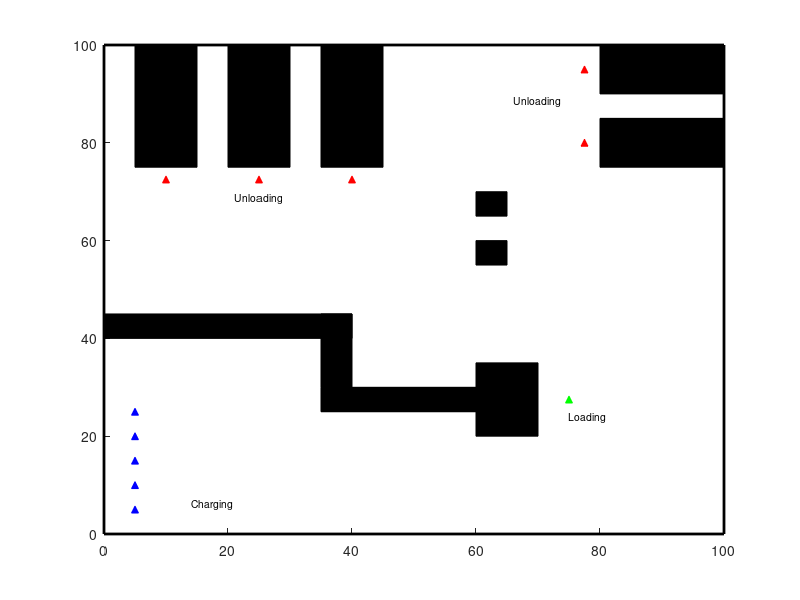

Here is the MATLAB script that generated this plot: (Note: this script raises an error after producing the figure.)
% Define the figure
figure;
hold on;
%% 

%%%%% ROOM 1 LAYOUT %%%%%

% Define the outer boundary for Room 1 (100x100 meters)
plot([0 100 100 0 0], [0 0 100 100 0], 'k', 'LineWidth', 2);

% Define the walls (black areas) as filled polygons
% Draw obstacles (partitions and blocks)

% Conveyor for arriving packages
fill([35 35 40 40], [30 45 45 30], 'k'); % Vertical conveyor

fill([35 35 60 60], [25 30 30 25], 'k'); % Horizontal conveyor 1

fill([0 0 40 40], [40 45 45 40], 'k'); % Horizontal conveyor 2

% Block 1
fill([60 60 70 70], [20 35 35 20], 'k'); % Small block near loading station

% Rack 1
fill([5 5 15 15], [75 100 100 75], 'k'); % Unloading rack 1

% Rack 2
fill([20 20 30 30], [75 100 100 75], 'k'); % Unloading rack 2

% Rack 3
fill([35 35 45 45], [75 100 100 75], 'k'); % Unloading rack 3

% Rack 4
fill([80 80 100 100], [90 100 100 90], 'k'); % Unloading rack 4

% Rack 5
fill([80 80 100 100], [75 85 85 75], 'k'); % Unloading rack 5

% Obstacle 1
fill([60 60 65 65], [65 70 70 65], 'k'); % Obstacle 1

% Obstacle 2
fill([60 60 65 65], [55 60 60 55], 'k'); % Obstacle 2

% Define the charging and loading/unloading areas
charging_x = [5, 5, 5, 5, 5];
charging_y = [5, 10, 15, 20, 25];

loading_x = 75;
loading_y = 27.5;

unloading_x = [10, 25, 40, 77.5, 77.5];
unloading_y = [72.5, 72.5, 72.5, 80, 95];

% Plot the charging stations
plot(charging_x, charging_y, 'b^', 'MarkerSize', 5, 'MarkerFaceColor', 'b');
text(17.5, 5, 'Charging', 'HorizontalAlignment', 'center', 'VerticalAlignment', 'bottom', 'FontSize', 7.5);

% Plot the loading stations
plot(loading_x, loading_y, 'g^', 'MarkerSize', 5, 'MarkerFaceColor', 'g');
text(75, 25, 'Loading', 'HorizontalAlignment', 'left', 'VerticalAlignment', 'top', 'FontSize', 7.5);

% Plot the unloading stations
plot(unloading_x, unloading_y, 'r^', 'MarkerSize', 5, 'MarkerFaceColor', 'r');
text(25, 67.5, 'Unloading', 'HorizontalAlignment', 'center', 'VerticalAlignment', 'bottom', 'FontSize', 7.5);
text(70, 87.5, 'Unloading', 'HorizontalAlignment', 'center', 'VerticalAlignment', 'bottom', 'FontSize', 7.5);

% Import the robot model three times
robots = cell(1, 3);
for i = 1:3
    robots{i} = importrobot('robomaster.urdf');
end

% Define the specific positions for the robots in Room 1
robot_positions = [20, 10; 20, 15; 20, 20]; % Each row corresponds to a robot's (x, y) position

% Plot the robots' positions
for i = 1:3
    robot_x = robot_positions(i, 1);
    robot_y = robot_positions(i, 2);
    plot(robot_x, robot_y, 'mo', 'MarkerSize', 10, 'MarkerFaceColor', 'm');
    text(robot_x, robot_y, sprintf('Robot %d', i), 'HorizontalAlignment', 'center', 'VerticalAlignment', 'bottom', 'FontSize', 7.5);
end

%% 

%%%%% ROOM 2 LAYOUT %%%%%

% Define the outer boundary for Room 2 (100x100 meters)
plot([100 200 200 100 100], [0 0 100 100 0], 'k', 'LineWidth', 2);

% Rack 1
fill([125 125 135 135], [0 30 30 0], 'k'); % Unloading rack 1

% Rack 2
fill([140 140 150 150], [0 30 30 0], 'k'); % Unloading rack 2

% Rack 3
fill([155 155 165 165], [0 30 30 0], 'k'); % Unloading rack 3

% Rack 4
fill([170 170 180 180], [0 30 30 0], 'k'); % Unloading rack 4

% Rack 5
fill([185 185 195 195], [0 30 30 0], 'k'); % Unloading rack 5

% Rack 6
fill([125 125 135 135], [40 70 70 40], 'k'); % Unloading rack 6

% Rack 7
fill([140 140 150 150], [40 70 70 40], 'k'); % Unloading rack 7

% Rack 8
fill([155 155 165 165], [40 70 70 40], 'k'); % Unloading rack 8

% Rack 9
fill([170 170 180 180], [40 70 70 40], 'k'); % Unloading rack 9

% Rack 10
fill([185 185 195 195], [40 70 70 40], 'k'); % Unloading rack 10

% Define the charging and unloading areas
charging_x = [110, 110];
charging_y = [90, 95];

unloading_x = [130, 145, 160, 175, 190, 130, 145, 160, 175, 190];
unloading_y = [32.5, 32.5, 32.5, 32.5, 32.5, 72.5, 72.5, 72.5, 72.5, 72.5];

% Plot the charging stations
plot(charging_x, charging_y, 'b^', 'MarkerSize', 5, 'MarkerFaceColor', 'b');
text(110, 85, 'Charging', 'HorizontalAlignment', 'center', 'VerticalAlignment', 'bottom', 'FontSize', 7.5);

% Plot the unloading stations
plot(unloading_x, unloading_y, 'r^', 'MarkerSize', 5, 'MarkerFaceColor', 'r');
text(160, 32.5, 'Unloading', 'HorizontalAlignment', 'center', 'VerticalAlignment', 'bottom', 'FontSize', 7.5);
text(160, 72.5, 'Unloading', 'HorizontalAlignment', 'center', 'VerticalAlignment', 'bottom', 'FontSize', 7.5);

%% 

%%%%% ROOM 3 LAYOUT %%%%%

% Define the outer boundary for Room 3 (100x100 meters)
plot([100 200 200 100 100], [100 100 200 200 100], 'k', 'LineWidth', 2);

% Conveyors to load into delivery trucks
fill([160 160 165 165], [122.5, 187.5, 187.5, 122.5], 'k'); % Vertical conveyor

fill([165 165 190 190], [122.5 127.5 127.5 122.5], 'k'); % Horizontal conveyor 1

fill([165 165 190 190], [142.5 147.5 147.5 142.5], 'k'); % Horizontal conveyor 2

fill([165 165 190 190], [162.5 167.5 167.5 162.5], 'k'); % Horizontal conveyor 3

fill([165 165 190 190], [182.5 187.5 187.5 182.5], 'k'); % Horizontal conveyor 4

fill([140 140 160 160], [152.5 157.5 157.5 152.5], 'k'); % Horizontal conveyor 4

% Obstacle 1
fill([110 110 120 120], [110 120 120 110], 'k'); % Obstacle 1

% Obstacle 2
fill([110 110 120 120], [130 140 140 130], 'k'); % Obstacle 2

% Define the charging and loading areas
charging_x = [110, 110];
charging_y = [190, 195];

loading_x = 137.5;
loading_y = 155;

% Plot the charging stations
plot(charging_x, charging_y, 'b^', 'MarkerSize', 5, 'MarkerFaceColor', 'b');
text(110, 185, 'Charging', 'HorizontalAlignment', 'center', 'VerticalAlignment', 'bottom', 'FontSize', 7.5);

% Plot the loading stations
plot(loading_x, loading_y, 'g^', 'MarkerSize', 5, 'MarkerFaceColor', 'g');
text(130, 155, 'Loading', 'HorizontalAlignment', 'left', 'VerticalAlignment', 'top', 'FontSize', 7.5);

% Door for the truck in Room 3
plot([200, 200], [120, 130], 'w', 'LineWidth', 2);
plot([200, 200], [140, 150], 'w', 'LineWidth', 2);
plot([200, 200], [160, 170], 'w', 'LineWidth', 2);
plot([200, 200], [180, 190], 'w', 'LineWidth', 2);

%% 

%%%%% ROOM 4 LAYOUT %%%%%

% Define the outer boundary for Room 4 (100x100 meters)
plot([0 100 100 0 0], [100 100 200 200 100], 'k', 'LineWidth', 2);

% Rack 1
fill([5 5 15 15], [170 200 200 170], 'k'); % Unloading rack 1

% Rack 2
fill([20 20 30 30], [170 200 200 170], 'k'); % Unloading rack 2

% Rack 3
fill([35 35 45 45], [170 200 200 170], 'k'); % Unloading rack 3

% Rack 4
fill([50 50 60 60], [170 200 200 170], 'k'); % Unloading rack 4

% Block 1
fill([5 5 15 15], [105 115 115 105], 'k');

% Block 2
fill([20 20 30 30], [105 115 115 105], 'k');

% Block 3
fill([35 35 45 45], [105 115 115 105], 'k');

% Block 4
fill([5 5 15 15], [130 140 140 130], 'k');

% Block 5
fill([20 20 30 30], [130 140 140 130], 'k');

% Block 6
fill([35 35 45 45], [130 140 140 130], 'k');

% Office
plot([70 70 100 100 70], [100 140 140 100 100], 'k', 'LineWidth', 2);
plot([70 70], [117.5 122.5], 'w', 'LineWidth', 2);

% Define the charging and unloading areas
charging_x = [90, 90];
charging_y = [190, 195];

unloading_x = [10, 25, 40, 55, 10, 25, 40, 10, 25, 40];
unloading_y = [167.5, 167.5, 167.5, 168, 142.5, 142.5, 142.5, 117.5, 117.5, 117.5];

% Plot the charging stations
plot(charging_x, charging_y, 'b^', 'MarkerSize', 5, 'MarkerFaceColor', 'b');
text(90, 185, 'Charging', 'HorizontalAlignment', 'center', 'VerticalAlignment', 'bottom', 'FontSize', 7.5);

% Plot the unloading stations
plot(unloading_x, unloading_y, 'r^', 'MarkerSize', 5, 'MarkerFaceColor', 'r');
text(32.5, 162.5, 'Unloading', 'HorizontalAlignment', 'center', 'VerticalAlignment', 'bottom', 'FontSize', 7.5);
text(25, 147.5, 'Unloading', 'HorizontalAlignment', 'center', 'VerticalAlignment', 'bottom', 'FontSize', 7.5);
text(25, 122.5, 'Unloading', 'HorizontalAlignment', 'center', 'VerticalAlignment', 'bottom', 'FontSize', 7.5);


text(85, 120, 'Office', 'HorizontalAlignment', 'center', 'VerticalAlignment', 'bottom', 'FontSize', 7.5);
%% 

%%%%% DOORS BETWEEN ROOMS %%%%%
% Door between Room 1 and Room 2
plot([100 100], [50 60], 'w', 'LineWidth', 2);

% Door between Room 2 and Room 3
plot([150 160], [100 100], 'w', 'LineWidth', 2);

% Door between Room 3 and Room 4
plot([100 100], [150 160], 'w', 'LineWidth', 2);

% Door between Room 4 and Room 1
plot([50 60], [100 100], 'w', 'LineWidth', 2);
%% 

% Set the axis limits and labels
axis([0 200 0 200]);
xlabel('X [meters]');
ylabel('Y [meters]');
title('Warehouse Layout');
grid on;
hold off;

% Adjust the aspect ratio
axis equal;